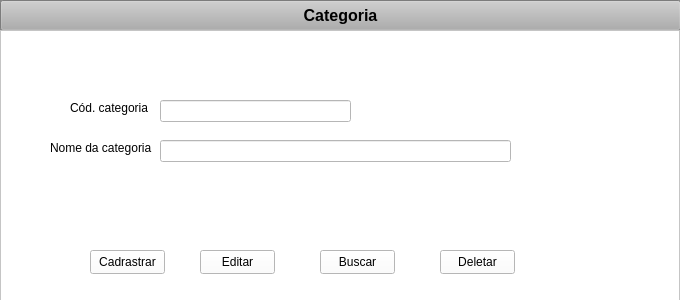
<?xml version="1.0" encoding="UTF-8"?>
<ui version="4.0">
 <class>Form</class>
 <widget class="QWidget" name="Form">
  <property name="geometry">
   <rect>
    <x>0</x>
    <y>0</y>
    <width>680</width>
    <height>300</height>
   </rect>
  </property>
  <property name="minimumSize">
   <size>
    <width>680</width>
    <height>300</height>
   </size>
  </property>
  <property name="maximumSize">
   <size>
    <width>680</width>
    <height>300</height>
   </size>
  </property>
  <property name="windowTitle">
   <string>Form</string>
  </property>
  <widget class="QFrame" name="frame_corpo">
   <property name="geometry">
    <rect>
     <x>0</x>
     <y>30</y>
     <width>680</width>
     <height>300</height>
    </rect>
   </property>
   <property name="minimumSize">
    <size>
     <width>680</width>
     <height>300</height>
    </size>
   </property>
   <property name="maximumSize">
    <size>
     <width>680</width>
     <height>300</height>
    </size>
   </property>
   <property name="styleSheet">
    <string notr="true">background-color: rgb(255, 255, 255);</string>
   </property>
   <property name="frameShape">
    <enum>QFrame::StyledPanel</enum>
   </property>
   <property name="frameShadow">
    <enum>QFrame::Raised</enum>
   </property>
   <widget class="QLabel" name="label_cod_categoria">
    <property name="geometry">
     <rect>
      <x>70</x>
      <y>70</y>
      <width>91</width>
      <height>16</height>
     </rect>
    </property>
    <property name="text">
     <string>Cód. categoria</string>
    </property>
   </widget>
   <widget class="QLabel" name="label_nome_categoria">
    <property name="geometry">
     <rect>
      <x>50</x>
      <y>110</y>
      <width>111</width>
      <height>16</height>
     </rect>
    </property>
    <property name="text">
     <string>Nome da categoria</string>
    </property>
   </widget>
   <widget class="QPushButton" name="bt_cadastrar">
    <property name="geometry">
     <rect>
      <x>90</x>
      <y>220</y>
      <width>75</width>
      <height>24</height>
     </rect>
    </property>
    <property name="text">
     <string>Cadrastrar</string>
    </property>
   </widget>
   <widget class="QPushButton" name="bt_editar">
    <property name="geometry">
     <rect>
      <x>200</x>
      <y>220</y>
      <width>75</width>
      <height>24</height>
     </rect>
    </property>
    <property name="text">
     <string>Editar</string>
    </property>
   </widget>
   <widget class="QPushButton" name="bt_buscar">
    <property name="geometry">
     <rect>
      <x>320</x>
      <y>220</y>
      <width>75</width>
      <height>24</height>
     </rect>
    </property>
    <property name="text">
     <string>Buscar</string>
    </property>
   </widget>
   <widget class="QPushButton" name="bt_deletar">
    <property name="geometry">
     <rect>
      <x>440</x>
      <y>220</y>
      <width>75</width>
      <height>24</height>
     </rect>
    </property>
    <property name="text">
     <string>Deletar</string>
    </property>
   </widget>
   <widget class="QLineEdit" name="lineEdit_cod_categoria">
    <property name="geometry">
     <rect>
      <x>160</x>
      <y>70</y>
      <width>191</width>
      <height>22</height>
     </rect>
    </property>
   </widget>
   <widget class="QLineEdit" name="lineEdit_nome_categoria">
    <property name="geometry">
     <rect>
      <x>160</x>
      <y>110</y>
      <width>351</width>
      <height>22</height>
     </rect>
    </property>
   </widget>
  </widget>
  <widget class="QFrame" name="frame_cabeca">
   <property name="geometry">
    <rect>
     <x>0</x>
     <y>0</y>
     <width>680</width>
     <height>30</height>
    </rect>
   </property>
   <property name="minimumSize">
    <size>
     <width>680</width>
     <height>30</height>
    </size>
   </property>
   <property name="styleSheet">
    <string notr="true">background-color: rgb(173, 173, 173);</string>
   </property>
   <property name="frameShape">
    <enum>QFrame::StyledPanel</enum>
   </property>
   <property name="frameShadow">
    <enum>QFrame::Raised</enum>
   </property>
   <widget class="QPushButton" name="bt_evento">
    <property name="geometry">
     <rect>
      <x>0</x>
      <y>0</y>
      <width>681</width>
      <height>31</height>
     </rect>
    </property>
    <property name="font">
     <font>
      <pointsize>12</pointsize>
      <bold>true</bold>
     </font>
    </property>
    <property name="text">
     <string>Categoria</string>
    </property>
   </widget>
  </widget>
 </widget>
 <resources/>
 <connections/>
</ui>
